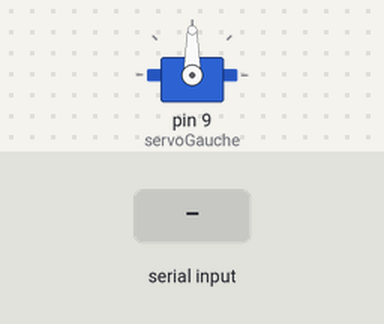
Bench run of a sketch on a simulated Arduino Uno, built with avr-gcc and run on an emulated ATmega328P. Parts: servo. Inputs (shaded band) come from the test bench.

Above: at 1.2 s.
1.3 s: "90,45\n" received over Serial
At 2.1 s:
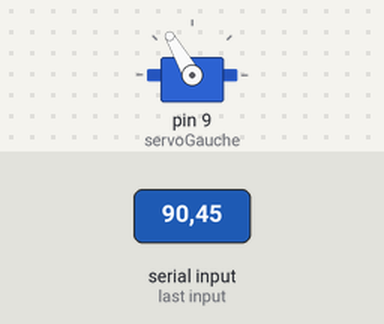
2.8 s: "30,150\n" received over Serial
At 3.2 s:
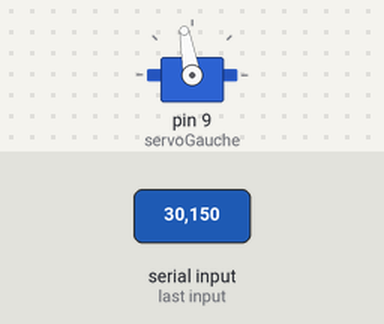
4.3 s: "200\n" received over Serial
At 5.5 s:
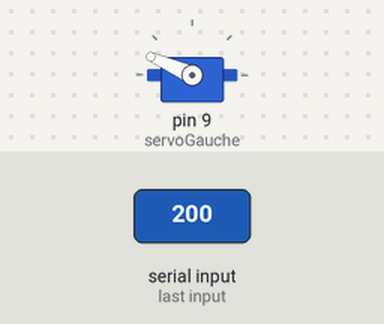
5.8 s: "90\n" received over Serial
At 6.7 s:
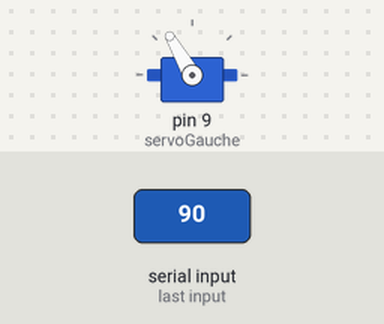
Timing chart, 0 to 8.3 s (numbered marks = the images above; inputs shaded):
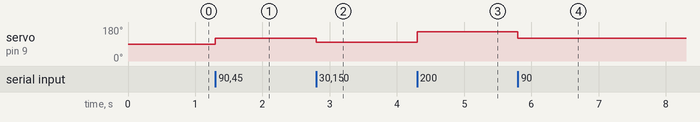

The sketch:

DirectionServoVolant.ino
```cpp
#include <Servo.h>

Servo servoGauche;
int facteurDirection = 3;
void setup() {
  Serial.begin(115200); //Si Baud plus faible, le servo ne marchera pas bien (il aura des sacades !!! :o :o)
  servoGauche.attach(9);
}

void loop() {

  if (Serial.available() > 0) {
    // Lire une ligne complète (terminée par \n)
    String input = Serial.readStringUntil('\n');
    int rotVolant = (input.toInt() / facteurDirection) + 90;

    // Contrainte la valeur entre 0 et 180 pour le servo
    rotVolant = constrain(rotVolant, 0, 180);

    servoGauche.write(rotVolant);
  }
}
```

Measured:
- after the input at 1.3 s, servo on pin 9 (servoGauche): 90° → 120° at once
- after the input at 2.8 s, servo on pin 9 (servoGauche): 120° → 100° at once
- after the input at 4.3 s, servo on pin 9 (servoGauche): 100° → 156° at once
- after the input at 5.8 s, servo on pin 9 (servoGauche): 156° → 120° at once
